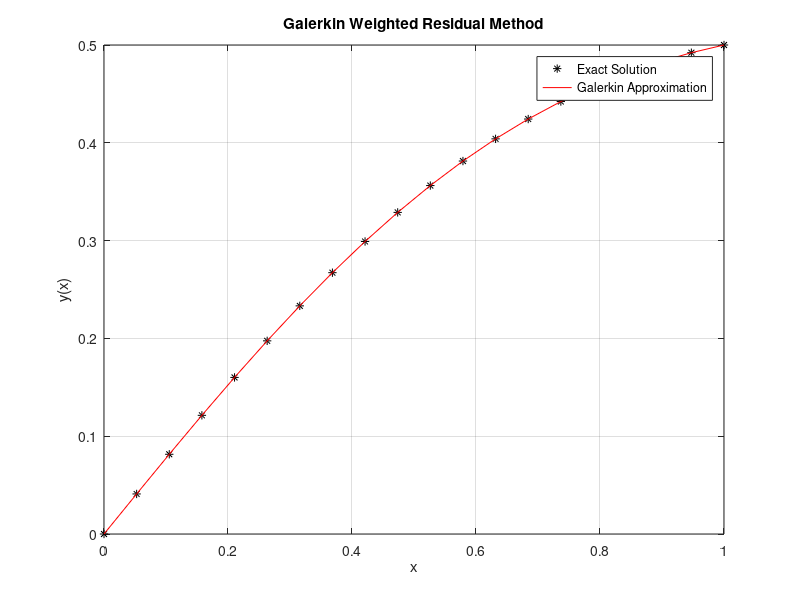

Write the MATLAB code that produced this figure.
% Use the Galerkin method to approximate the solution of the boundary
% value problem
%
% d^2y/dx^2 + y + 2*x*(1 - x) = 0,   0 < x < 1,
% y(0) = 0,  y(1) = 1/2
%
% and compare with the exact solution
% y(x) = 4*cos(x) - 2*x + 2*x^2 - ((8*cos(1) - 9)/(2*sin(1)))*sin(x) - 4

function galerkin
clc
clear all
clf
n = 6;
A = zeros(n,n);
B = zeros(n,1);
for i = 1:n
    B(i) = -5/(2*(i+2))+9/(2*(i+3))-2/(i+4);
    for j = 1:n
        A(i,j) = j*(j-1)/(i+j-1)-(2*j^2)/(i+j)+(j^2+j+1)/(i+j+1)-2/(i+j+2)+1/(i+j+3);
    end
end
C = A\B;
x = linspace(0,1,20);
yG = x/2;
for j = 1:n
    yG = yG + C(j).*x.^j.*(1-x);
end
yE = 4*cos(x)-2*x+2*x.^2 -((8*cos(1)-9)/(2*sin(1))).*sin(x)-4;
figure
plot(x,yE,'*k')
hold on
plot(x,yG,'-r')
xlabel('x')
ylabel('y(x)')
title('Galerkin Weighted Residual Method')
legend('Exact Solution','Galerkin Approximation','Location','best')
grid on
fprintf(' x approximate exact absolute error \n')
for i=1:length(x)
    fprintf('%11.8f %11.8f %11.8f %11.8f\n', x(i), yG(i), yE(i), abs(yE(i)-yG(i)));
end
